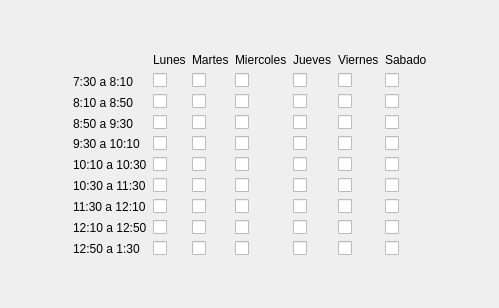
            <widget class="QWidget" name="">
             <property name="geometry">
              <rect>
               <x>110</x>
               <y>100</y>
               <width>499</width>
               <height>308</height>
              </rect>
             </property>
             <layout class="QHBoxLayout" name="horizontalLayout_13">
              <item>
               <spacer name="horizontalSpacer_4">
                <property name="orientation">
                 <enum>Qt::Horizontal</enum>
                </property>
                <property name="sizeHint" stdset="0">
                 <size>
                  <width>40</width>
                  <height>20</height>
                 </size>
                </property>
               </spacer>
              </item>
              <item>
               <layout class="QVBoxLayout" name="verticalLayout_41">
                <item>
                 <spacer name="verticalSpacer_2">
                  <property name="orientation">
                   <enum>Qt::Vertical</enum>
                  </property>
                  <property name="sizeHint" stdset="0">
                   <size>
                    <width>20</width>
                    <height>40</height>
                   </size>
                  </property>
                 </spacer>
                </item>
                <item>
                 <layout class="QHBoxLayout" name="horizontalLayout_8">
                  <item>
                   <layout class="QVBoxLayout" name="verticalLayout_29">
                    <item>
                     <widget class="QLabel" name="label_39">
                      <property name="text">
                       <string/>
                      </property>
                     </widget>
                    </item>
                    <item>
                     <widget class="QLabel" name="label_40">
                      <property name="text">
                       <string>7:30 a 8:10</string>
                      </property>
                     </widget>
                    </item>
                    <item>
                     <widget class="QLabel" name="label_41">
                      <property name="text">
                       <string>8:10 a 8:50</string>
                      </property>
                     </widget>
                    </item>
                    <item>
                     <widget class="QLabel" name="label_42">
                      <property name="text">
                       <string>8:50 a 9:30</string>
                      </property>
                     </widget>
                    </item>
                    <item>
                     <widget class="QLabel" name="label_43">
                      <property name="text">
                       <string>9:30 a 10:10</string>
                      </property>
                     </widget>
                    </item>
                    <item>
                     <widget class="QLabel" name="label_44">
                      <property name="text">
                       <string>10:10 a 10:30</string>
                      </property>
                     </widget>
                    </item>
                    <item>
                     <widget class="QLabel" name="label_45">
                      <property name="text">
                       <string>10:30 a 11:30</string>
                      </property>
                     </widget>
                    </item>
                    <item>
                     <widget class="QLabel" name="label_46">
                      <property name="text">
                       <string>11:30 a 12:10</string>
                      </property>
                     </widget>
                    </item>
                    <item>
                     <widget class="QLabel" name="label_47">
                      <property name="text">
                       <string>12:10 a 12:50</string>
                      </property>
                     </widget>
                    </item>
                    <item>
                     <widget class="QLabel" name="label_48">
                      <property name="text">
                       <string>12:50 a 1:30</string>
                      </property>
                     </widget>
                    </item>
                   </layout>
                  </item>
                  <item>
                   <layout class="QHBoxLayout" name="horizontalLayout_9">
                    <item>
                     <layout class="QVBoxLayout" name="verticalLayout_30">
                      <item>
                       <widget class="QLabel" name="label_49">
                        <property name="text">
                         <string>Lunes</string>
                        </property>
                       </widget>
                      </item>
                      <item>
                       <layout class="QVBoxLayout" name="verticalLayout_31">
                        <item>
                         <widget class="QCheckBox" name="checkBox_129">
                          <property name="text">
                           <string/>
                          </property>
                         </widget>
                        </item>
                        <item>
                         <widget class="QCheckBox" name="checkBox_130">
                          <property name="text">
                           <string/>
                          </property>
                         </widget>
                        </item>
                        <item>
                         <widget class="QCheckBox" name="checkBox_131">
                          <property name="text">
                           <string/>
                          </property>
                         </widget>
                        </item>
                        <item>
                         <widget class="QCheckBox" name="checkBox_132">
                          <property name="text">
                           <string/>
                          </property>
                         </widget>
                        </item>
                        <item>
                         <widget class="QCheckBox" name="checkBox_133">
                          <property name="text">
                           <string/>
                          </property>
                         </widget>
                        </item>
                        <item>
                         <widget class="QCheckBox" name="checkBox_134">
                          <property name="text">
                           <string/>
                          </property>
                         </widget>
                        </item>
                        <item>
                         <widget class="QCheckBox" name="checkBox_135">
                          <property name="text">
                           <string/>
                          </property>
                         </widget>
                        </item>
                        <item>
                         <widget class="QCheckBox" name="checkBox_136">
                          <property name="text">
                           <string/>
                          </property>
                         </widget>
                        </item>
                        <item>
                         <widget class="QCheckBox" name="checkBox_137">
                          <property name="text">
                           <string/>
                          </property>
                         </widget>
                        </item>
                       </layout>
                      </item>
                     </layout>
                    </item>
                    <item>
                     <layout class="QVBoxLayout" name="verticalLayout_32">
                      <item>
                       <widget class="QLabel" name="label_50">
                        <property name="text">
                         <string>Martes</string>
                        </property>
                       </widget>
                      </item>
                      <item>
                       <widget class="QCheckBox" name="checkBox_138">
                        <property name="text">
                         <string/>
                        </property>
                       </widget>
                      </item>
                      <item>
                       <widget class="QCheckBox" name="checkBox_139">
                        <property name="text">
                         <string/>
                        </property>
                       </widget>
                      </item>
                      <item>
                       <widget class="QCheckBox" name="checkBox_140">
                        <property name="text">
                         <string/>
                        </property>
                       </widget>
                      </item>
                      <item>
                       <widget class="QCheckBox" name="checkBox_141">
                        <property name="text">
                         <string/>
                        </property>
                       </widget>
                      </item>
                      <item>
                       <widget class="QCheckBox" name="checkBox_142">
                        <property name="text">
                         <string/>
                        </property>
                       </widget>
                      </item>
                      <item>
                       <widget class="QCheckBox" name="checkBox_143">
                        <property name="text">
                         <string/>
                        </property>
                       </widget>
                      </item>
                      <item>
                       <widget class="QCheckBox" name="checkBox_144">
                        <property name="text">
                         <string/>
                        </property>
                       </widget>
                      </item>
                      <item>
                       <widget class="QCheckBox" name="checkBox_145">
                        <property name="text">
                         <string/>
                        </property>
                       </widget>
                      </item>
                      <item>
                       <widget class="QCheckBox" name="checkBox_146">
                        <property name="text">
                         <string/>
                        </property>
                       </widget>
                      </item>
                     </layout>
                    </item>
                    <item>
                     <layout class="QVBoxLayout" name="verticalLayout_33">
                      <item>
                       <widget class="QLabel" name="label_51">
                        <property name="text">
                         <string>Miercoles</string>
                        </property>
                       </widget>
                      </item>
                      <item>
                       <layout class="QVBoxLayout" name="verticalLayout_34">
                        <item>
                         <widget class="QCheckBox" name="checkBox_147">
                          <property name="text">
                           <string/>
                          </property>
                         </widget>
                        </item>
                        <item>
                         <widget class="QCheckBox" name="checkBox_148">
                          <property name="text">
                           <string/>
                          </property>
                         </widget>
                        </item>
                        <item>
                         <widget class="QCheckBox" name="checkBox_149">
                          <property name="text">
                           <string/>
                          </property>
                         </widget>
                        </item>
                        <item>
                         <widget class="QCheckBox" name="checkBox_150">
                          <property name="text">
                           <string/>
                          </property>
                         </widget>
                        </item>
                        <item>
                         <widget class="QCheckBox" name="checkBox_151">
                          <property name="text">
                           <string/>
                          </property>
                         </widget>
                        </item>
                        <item>
                         <widget class="QCheckBox" name="checkBox_152">
                          <property name="text">
                           <string/>
                          </property>
                         </widget>
                        </item>
                        <item>
                         <widget class="QCheckBox" name="checkBox_153">
                          <property name="text">
                           <string/>
                          </property>
                         </widget>
                        </item>
                        <item>
                         <widget class="QCheckBox" name="checkBox_154">
                          <property name="text">
                           <string/>
                          </property>
                         </widget>
                        </item>
                        <item>
                         <widget class="QCheckBox" name="checkBox_155">
                          <property name="text">
                           <string/>
                          </property>
                         </widget>
                        </item>
                       </layout>
                      </item>
                     </layout>
                    </item>
                    <item>
                     <layout class="QVBoxLayout" name="verticalLayout_35">
                      <item>
                       <widget class="QLabel" name="label_52">
                        <property name="text">
                         <string>Jueves</string>
                        </property>
                       </widget>
                      </item>
                      <item>
                       <layout class="QVBoxLayout" name="verticalLayout_36">
                        <item>
                         <widget class="QCheckBox" name="checkBox_156">
                          <property name="text">
                           <string/>
                          </property>
                         </widget>
                        </item>
                        <item>
                         <widget class="QCheckBox" name="checkBox_157">
                          <property name="text">
                           <string/>
                          </property>
                         </widget>
                        </item>
                        <item>
                         <widget class="QCheckBox" name="checkBox_158">
                          <property name="text">
                           <string/>
                          </property>
                         </widget>
                        </item>
                        <item>
                         <widget class="QCheckBox" name="checkBox_159">
                          <property name="text">
                           <string/>
                          </property>
                         </widget>
                        </item>
                        <item>
                         <widget class="QCheckBox" name="checkBox_160">
                          <property name="text">
                           <string/>
                          </property>
                         </widget>
                        </item>
                        <item>
                         <widget class="QCheckBox" name="checkBox_161">
                          <property name="text">
                           <string/>
                          </property>
                         </widget>
                        </item>
                        <item>
                         <widget class="QCheckBox" name="checkBox_162">
                          <property name="text">
                           <string/>
                          </property>
                         </widget>
                        </item>
                        <item>
                         <widget class="QCheckBox" name="checkBox_163">
                          <property name="text">
                           <string/>
                          </property>
                         </widget>
                        </item>
                        <item>
                         <widget class="QCheckBox" name="checkBox_164">
                          <property name="text">
                           <string/>
                          </property>
                         </widget>
                        </item>
                       </layout>
                      </item>
                     </layout>
                    </item>
                    <item>
                     <layout class="QVBoxLayout" name="verticalLayout_37">
                      <item>
                       <widget class="QLabel" name="label_53">
                        <property name="text">
                         <string>Viernes</string>
                        </property>
                       </widget>
                      </item>
                      <item>
                       <layout class="QVBoxLayout" name="verticalLayout_38">
                        <item>
                         <widget class="QCheckBox" name="checkBox_165">
                          <property name="text">
                           <string/>
                          </property>
                         </widget>
                        </item>
                        <item>
                         <widget class="QCheckBox" name="checkBox_166">
                          <property name="text">
                           <string/>
                          </property>
                         </widget>
                        </item>
                        <item>
                         <widget class="QCheckBox" name="checkBox_167">
                          <property name="text">
                           <string/>
                          </property>
                         </widget>
                        </item>
                        <item>
                         <widget class="QCheckBox" name="checkBox_168">
                          <property name="text">
                           <string/>
                          </property>
                         </widget>
                        </item>
                        <item>
                         <widget class="QCheckBox" name="checkBox_169">
                          <property name="text">
                           <string/>
                          </property>
                         </widget>
                        </item>
                        <item>
                         <widget class="QCheckBox" name="checkBox_170">
                          <property name="text">
                           <string/>
                          </property>
                         </widget>
                        </item>
                        <item>
                         <widget class="QCheckBox" name="checkBox_171">
                          <property name="text">
                           <string/>
                          </property>
                         </widget>
                        </item>
                        <item>
                         <widget class="QCheckBox" name="checkBox_172">
                          <property name="text">
                           <string/>
                          </property>
                         </widget>
                        </item>
                        <item>
                         <widget class="QCheckBox" name="checkBox_173">
                          <property name="text">
                           <string/>
                          </property>
                         </widget>
                        </item>
                       </layout>
                      </item>
                     </layout>
                    </item>
                    <item>
                     <layout class="QVBoxLayout" name="verticalLayout_39">
                      <item>
                       <widget class="QLabel" name="label_54">
                        <property name="text">
                         <string>Sabado</string>
                        </property>
                       </widget>
                      </item>
                      <item>
                       <layout class="QVBoxLayout" name="verticalLayout_40">
                        <item>
                         <widget class="QCheckBox" name="checkBox_174">
                          <property name="text">
                           <string/>
                          </property>
                         </widget>
                        </item>
                        <item>
                         <widget class="QCheckBox" name="checkBox_175">
                          <property name="text">
                           <string/>
                          </property>
                         </widget>
                        </item>
                        <item>
                         <widget class="QCheckBox" name="checkBox_176">
                          <property name="text">
                           <string/>
                          </property>
                         </widget>
                        </item>
                        <item>
                         <widget class="QCheckBox" name="checkBox_177">
                          <property name="text">
                           <string/>
                          </property>
                         </widget>
                        </item>
                        <item>
                         <widget class="QCheckBox" name="checkBox_178">
                          <property name="text">
                           <string/>
                          </property>
                         </widget>
                        </item>
                        <item>
                         <widget class="QCheckBox" name="checkBox_179">
                          <property name="text">
                           <string/>
                          </property>
                         </widget>
                        </item>
                        <item>
                         <widget class="QCheckBox" name="checkBox_180">
                          <property name="text">
                           <string/>
                          </property>
                         </widget>
                        </item>
                        <item>
                         <widget class="QCheckBox" name="checkBox_181">
                          <property name="text">
                           <string/>
                          </property>
                         </widget>
                        </item>
                        <item>
                         <widget class="QCheckBox" name="checkBox_182">
                          <property name="text">
                           <string/>
                          </property>
                         </widget>
                        </item>
                       </layout>
                      </item>
                     </layout>
                    </item>
                   </layout>
                  </item>
                 </layout>
                </item>
                <item>
                 <spacer name="verticalSpacer">
                  <property name="orientation">
                   <enum>Qt::Vertical</enum>
                  </property>
                  <property name="sizeHint" stdset="0">
                   <size>
                    <width>20</width>
                    <height>40</height>
                   </size>
                  </property>
                 </spacer>
                </item>
               </layout>
              </item>
              <item>
               <spacer name="horizontalSpacer_5">
                <property name="orientation">
                 <enum>Qt::Horizontal</enum>
                </property>
                <property name="sizeHint" stdset="0">
                 <size>
                  <width>40</width>
                  <height>20</height>
                 </size>
                </property>
               </spacer>
              </item>
             </layout>
            </widget>
